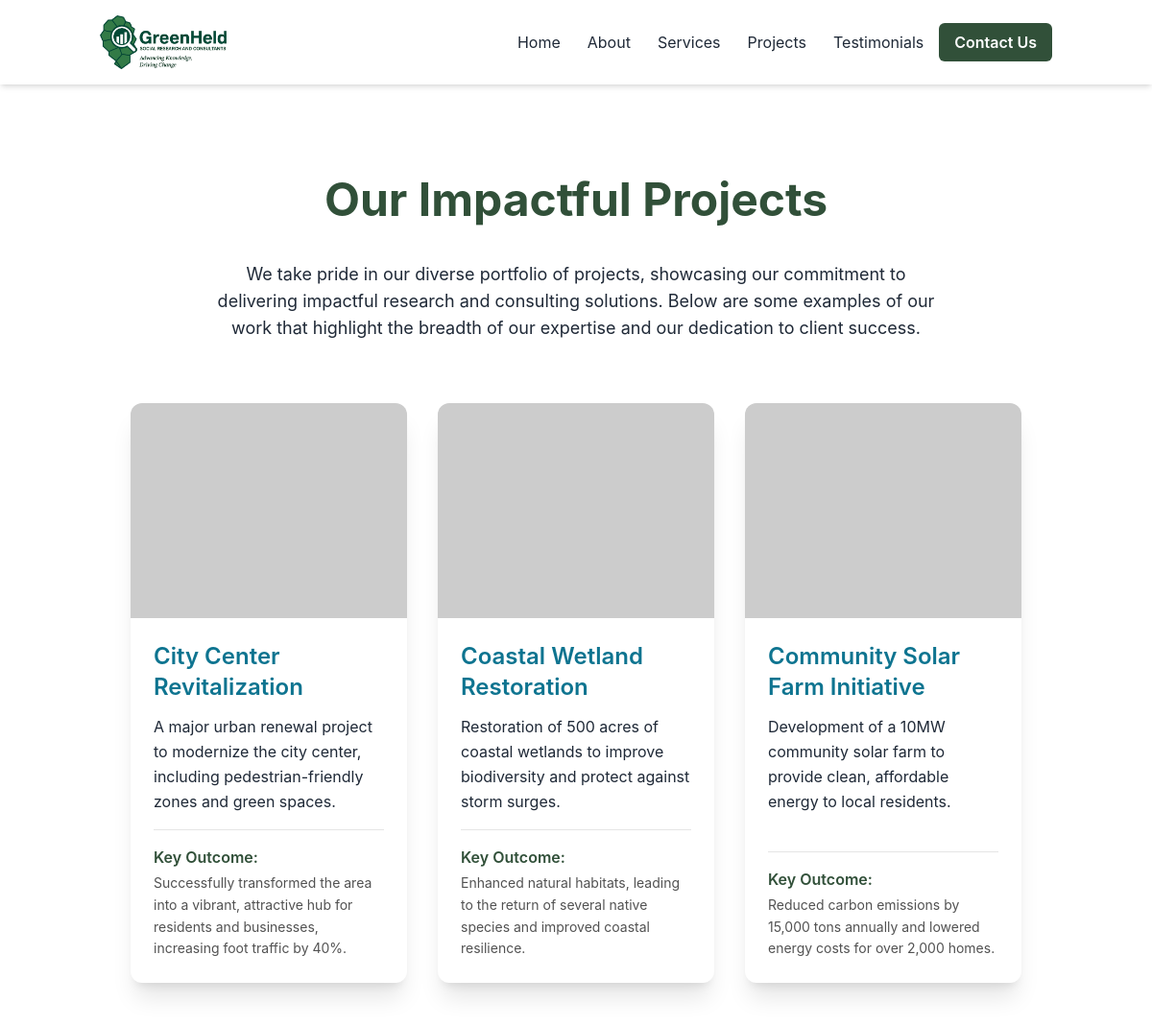
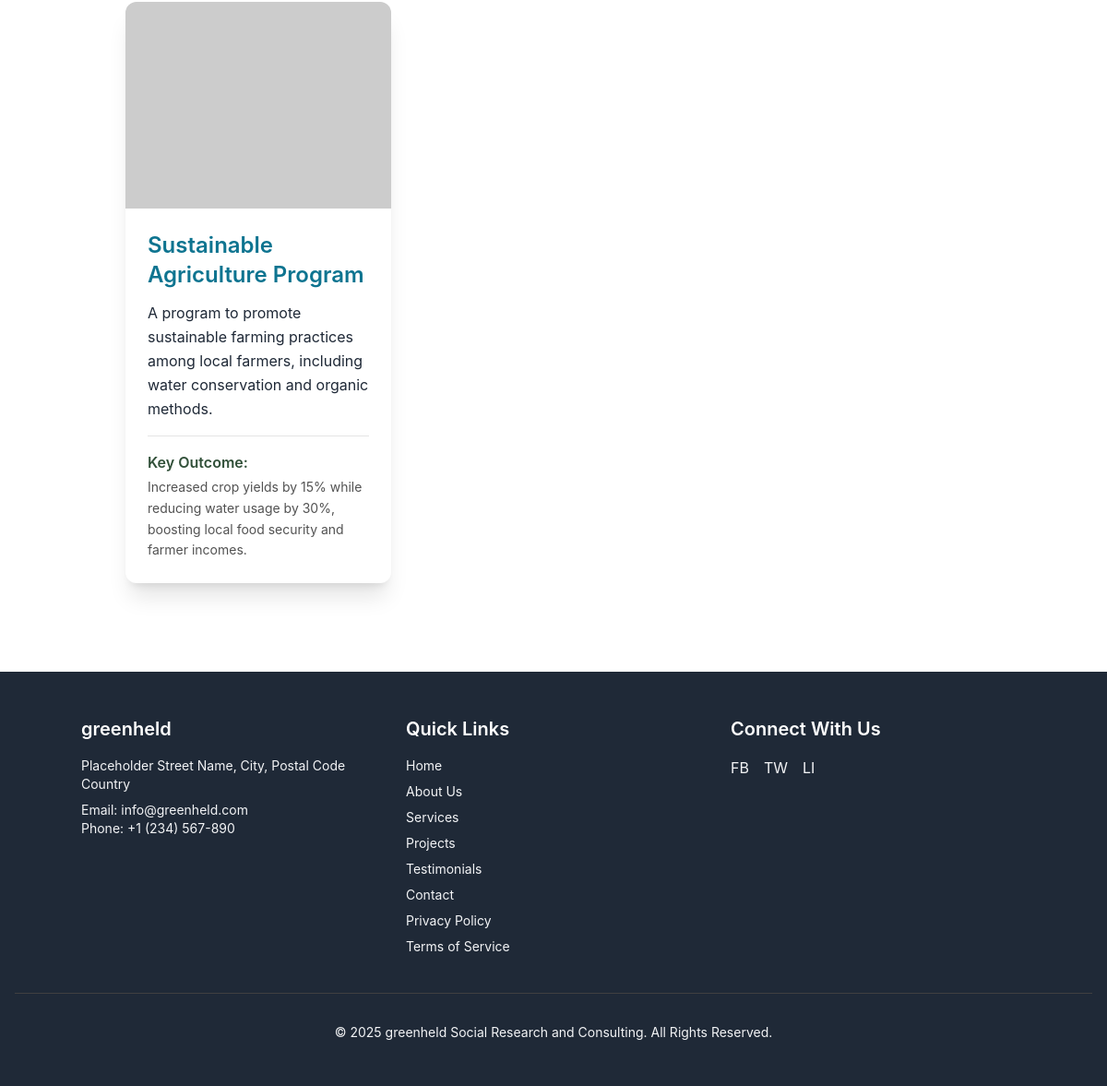
The app's page /projects.php with its own data (2 pictures, top to bottom).
### tables this page shows
CREATE TABLE `projects` (
  `id` int(11) NOT NULL AUTO_INCREMENT,
  `title` varchar(255) NOT NULL,
  `description` text NOT NULL,
  `image_url` varchar(255) NOT NULL,
  `outcome` text DEFAULT NULL,
  `created_at` datetime DEFAULT CURRENT_TIMESTAMP,
  `updated_at` datetime DEFAULT CURRENT_TIMESTAMP ON UPDATE CURRENT_TIMESTAMP,
  PRIMARY KEY (`id`)
);

### public/projects.php (the view, shortened to what this page needs)
<?php
require_once '../config/db.php';
try {
    $stmt = $pdo->query("SELECT id, title, description, image_url, outcome FROM projects ORDER BY created_at DESC");
    $projects = $stmt->fetchAll(PDO::FETCH_ASSOC);
} catch (PDOException $e) {
    error_log("Error fetching projects for projects page: " . $e->getMessage());
    $projects = [];
    $page_error = "Could not retrieve projects at this time. Please try again later.";
}
?>
<!DOCTYPE html>
<html lang="en">
<head>
    <link href="css/style.css" rel="stylesheet">
</head>
<body class="bg-neutral-light font-sans text-neutral-dark">
<header class="bg-white shadow-md sticky top-0 z-50">
    <div class="container mx-auto px-4 py-4 flex justify-between items-center">
        <a href="index.php">
            <img src="assets/images/logo.png" alt="greenheld Logo" style="height: 3.5rem;">
        </a>
        <nav class="hidden md:flex space-x-1 items-center">
            <a href="index.php" class="py-2 px-3 text-neutral-default hover:text-primary hover:bg-neutral-light rounded-md transition-all duration-300">Home</a>
            <a href="about.php" class="py-2 px-3 text-neutral-default hover:text-primary hover:bg-neutral-light rounded-md transition-all duration-300">About</a>
            <a href="services.html" class="py-2 px-3 text-neutral-default hover:text-primary hover:bg-neutral-light rounded-md transition-all duration-300">Services</a>
            <a href="projects.php" class="py-2 px-3 text-neutral-default hover:text-primary hover:bg-neutral-light rounded-md transition-all duration-300">Projects</a>
            <a href="testimonials.php" class="py-2 px-3 text-neutral-default hover:text-primary hover:bg-neutral-light rounded-md transition-all duration-300">Testimonials</a>
            <a href="contact.html" class="bg-primary hover:bg-primary-dark text-white font-semibold py-2 px-4 rounded-md transition-all duration-300">Contact Us</a>
        </nav>
    </div>
</header>
    <main class="py-16 md:py-24 bg-white">
        <div class="container mx-auto px-6 md:px-12">
            <h1 class="text-4xl md:text-5xl font-bold text-primary mb-10 text-center">Our Impactful Projects</h1>
            <p class="text-lg text-neutral-default max-w-3xl mx-auto text-center mb-16">
                We take pride in our diverse portfolio of projects, showcasing our commitment to delivering impactful research and consulting solutions. Below are some examples of our work that highlight the breadth of our expertise and our dedication to client success.
            </p>
            <?php if (empty($projects) && !isset($page_error)): ?>
                <p class="text-center text-neutral-default text-xl mt-12" id="no-projects-message">
                    Currently, there are no projects to display. Please check back later or contact us for more information on our work.
                </p>
            <?php elseif (!empty($projects)): ?>
                <div id="project-list" class="grid md:grid-cols-2 lg:grid-cols-3 gap-x-8 gap-y-12">
                    <?php foreach ($projects as $project): ?>
                    <div id="project-<?php echo htmlspecialchars($project['id']); ?>" class="bg-white rounded-xl shadow-xl overflow-hidden flex flex-col transition-all duration-300 hover:shadow-2xl transform hover:-translate-y-1">
                        <img src="../<?php echo htmlspecialchars(empty($project['image_url']) ? 'https://via.placeholder.com/600x400/06b6d4/ffffff?text=Project+Image' : $project['image_url']); ?>"
                             alt="<?php echo htmlspecialchars($project['title']); ?>" class="w-full h-56 object-cover">
                        <div class="p-6 flex flex-col flex-grow">
                            <h2 class="text-2xl font-semibold text-primary-dark mb-3"><?php echo htmlspecialchars($project['title']); ?></h2>
                            <p class="text-neutral-default text-base leading-relaxed flex-grow mb-4">
                                <?php echo nl2br(htmlspecialchars($project['description'])); ?>
                            </p>
                            <?php if (!empty($project['outcome'])): ?>
                            <div class="mt-auto pt-4 border-t border-neutral-200">
                                <h4 class="text-md font-semibold text-primary mb-1">Key Outcome:</h4>
                                <p class="text-sm text-neutral-600 leading-relaxed"><?php echo nl2br(htmlspecialchars($project['outcome'])); ?></p>
                            </div>
                            <?php endif; ?>
                        </div>
                    </div>
                    <?php endforeach; ?>
                </div>
            <?php endif; ?>
        </div>
    </main>
<footer class="bg-neutral-dark text-neutral-light py-12 px-4">
    <div class="container mx-auto grid grid-cols-1 md:grid-cols-3 gap-8 text-center md:text-left">
        <div>
            <h3 class="text-xl font-semibold mb-4 text-white">greenheld</h3>
            <p class="text-sm">
                Placeholder Street Name, City, Postal Code<br>
                Country
            </p>
            <p class="text-sm mt-2">
                Email: <a href="mailto:info@greenheld.com" class="hover:text-primary transition duration-300">info@greenheld.com</a>
            </p>
            <p class="text-sm">
                Phone: <a href="tel:+1234567890" class="hover:text-primary transition duration-300">+1 (234) 567-890</a>
            </p>
        </div>
        <div>
            <h3 class="text-xl font-semibold mb-4 text-white">Quick Links</h3>
            <ul class="space-y-2 text-sm">
                <li><a href="index.php" class="hover:text-primary transition duration-300">Home</a></li>
                <li><a href="about.php" class="hover:text-primary transition duration-300">About Us</a></li>
                <li><a href="services.html" class="hover:text-primary transition duration-300">Services</a></li>
                <li><a href="projects.php" class="hover:text-primary transition duration-300">Projects</a></li>
                <li><a href="testimonials.php" class="hover:text-primary transition duration-300">Testimonials</a></li>
                <li><a href="contact.html" class="hover:text-primary transition duration-300">Contact</a></li>
                <li><a href="#" class="hover:text-primary transition duration-300">Privacy Policy</a></li>
                <li><a href="#" class="hover:text-primary transition duration-300">Terms of Service</a></li>
            </ul>
        </div>
        <div>
            <h3 class="text-xl font-semibold mb-4 text-white">Connect With Us</h3>
            <div class="flex justify-center md:justify-start space-x-4 mt-2">
                <a href="#" class="hover:text-primary transition duration-300">FB</a>
                <a href="#" class="hover:text-primary transition duration-300">TW</a>
                <a href="#" class="hover:text-primary transition duration-300">LI</a>
            </div>
        </div>
    </div>
    <div class="text-center text-sm mt-10 border-t border-neutral-700 pt-8">
        <p>&copy; <span id="currentYear"></span> greenheld Social Research and Consulting. All Rights Reserved.</p>
    </div>
</footer>
</body>
</html>

### records on screen
projects: title "City Center Revitalization", description "A major urban renewal project to modernize the city center, including pedestrian-friendly zones and green spaces.", outcome "Successfully transformed the area into a vibrant, attractive hub for residents and businesses, increasing foot traffic by 40%."
projects: title "Coastal Wetland Restoration", description "Restoration of 500 acres of coastal wetlands to improve biodiversity and protect against storm surges.", outcome "Enhanced natural habitats, leading to the return of several native species and improved coastal resilience."
projects: title "Community Solar Farm Initiative", description "Development of a 10MW community solar farm to provide clean, affordable energy to local residents.", outcome "Reduced carbon emissions by 15,000 tons annually and lowered energy costs for over 2,000 homes."
projects: title "Sustainable Agriculture Program", description "A program to promote sustainable farming practices among local farmers, including water conservation and organic methods.", outcome "Increased crop yields by 15% while reducing water usage by 30%, boosting local food security and farmer incomes."
